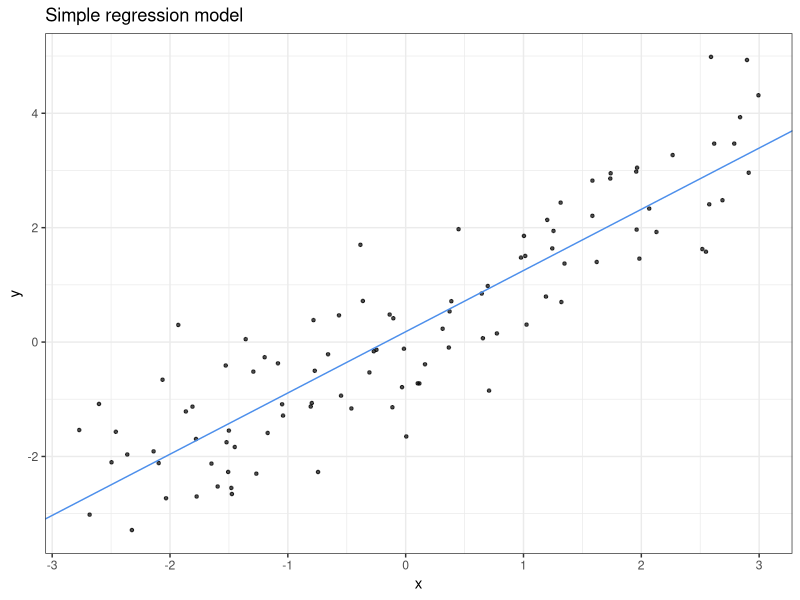

Write the R code that produced this figure.
## ---- chunk 1
#| echo: true
#| output-location: fragment
set.seed(349587)
n = 100
x = runif(n, min = -3, max = 3)
y = x + rnorm(n, mean = 0, sd = 1)

dat = data.frame(x = x, y = y)
head(dat)
## ---- chunk 2
#| echo: true
#| output-location: fragment
reg = lm(y ~ x, data = dat)
reg
## ---- chunk 3
#| echo: true
library(ggplot2)
reg_intercept = reg$coefficients[1]
reg_slope = reg$coefficients[2]

gg = ggplot(data = dat, aes(x = x, y = y)) +
  geom_point(shape = 20, alpha = 0.7) +
  geom_abline(intercept = reg_intercept, 
              slope = reg_slope,
              color = "#4D8FEB") +
  theme_bw() +
  labs(title = "Simple regression model")
## ---- chunk 4
gg
